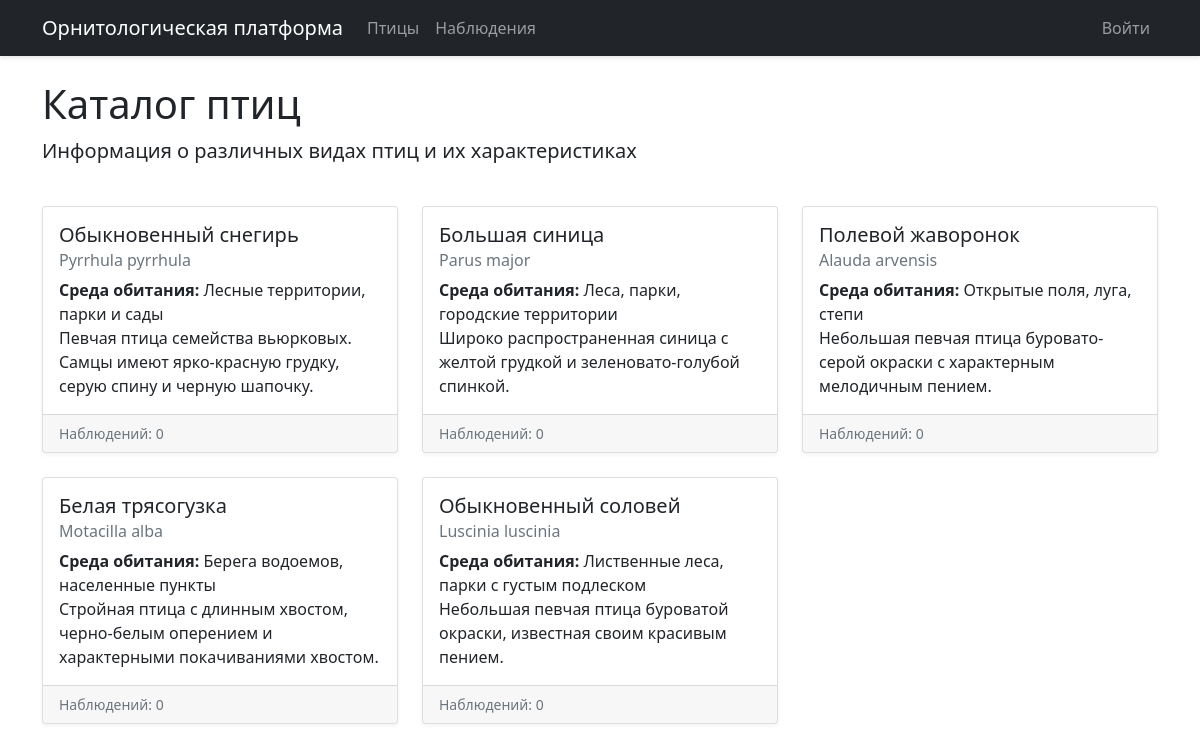
The app's page /birds with its own data.
### app.py (models this page shows)
class Bird(db.Model):
    id = db.Column(db.Integer, primary_key=True)
    species = db.Column(db.String(100), nullable=False)
    scientific_name = db.Column(db.String(100), nullable=False)
    description = db.Column(db.Text)
    habitat = db.Column(db.String(100))
    observations = db.relationship('Observation', backref='bird', lazy=True)

### app.py (the view)
@app.route('/birds')
def birds():
    birds = Bird.query.all()
    return render_template('birds.html', birds=birds)

### templates/birds.html (shortened to what this page needs)
{% extends "base.html" %}
{% block content %}
<div class="row mb-4">
    <div class="col">
        <h1>Каталог птиц</h1>
        <p class="lead">Информация о различных видах птиц и их характеристиках</p>
    </div>
</div>
<div class="row">
    {% for bird in birds %}
    <div class="col-md-4 mb-4">
        <div class="card h-100">
            <div class="card-body">
                <h5 class="card-title">{{ bird.species }}</h5>
                <h6 class="card-subtitle mb-2 text-muted">{{ bird.scientific_name }}</h6>
                <p class="card-text">
                    <strong>Среда обитания:</strong> {{ bird.habitat }}<br>
                    {{ bird.description[:150] }}{% if bird.description|length > 150 %}...{% endif %}
                </p>
            </div>
            <div class="card-footer">
                <div class="d-flex justify-content-between align-items-center">
                    <small class="text-muted">Наблюдений: {{ bird.observations|length }}</small>
                </div>
            </div>
        </div>
    </div>
    {% else %}
    <div class="col">
        <div class="alert alert-info">
            В базе данных пока нет информации о птицах.
        </div>
    </div>
    {% endfor %}
</div>
{% endblock %}

### templates/base.html (shortened to what this page needs)
<!DOCTYPE html>
<html lang="ru">
<head>
    <link rel="stylesheet" href="{{ url_for('static', filename='css/style.css') }}">
    <link href="https://cdn.jsdelivr.net/npm/bootstrap@5.1.3/dist/css/bootstrap.min.css" rel="stylesheet">
</head>
<body>
    <nav class="navbar navbar-expand-lg navbar-dark bg-dark">
        <div class="container">
            <a class="navbar-brand" href="{{ url_for('index') }}">Орнитологическая платформа</a>
            <div class="collapse navbar-collapse" id="navbarNav">
                <ul class="navbar-nav me-auto">
                    <li class="nav-item">
                        <a class="nav-link" href="{{ url_for('birds') }}">Птицы</a>
                    </li>
                    <li class="nav-item">
                        <a class="nav-link" href="{{ url_for('observations') }}">Наблюдения</a>
                    </li>
                </ul>
                <ul class="navbar-nav">
                    {% if current_user.is_authenticated %}
                    <li class="nav-item">
                        <a class="nav-link" href="{{ url_for('logout') }}">Выйти</a>
                    </li>
                    {% else %}
                    <li class="nav-item">
                        <a class="nav-link" href="{{ url_for('login') }}">Войти</a>
                    </li>
                    {% endif %}
                </ul>
            </div>
        </div>
    </nav>
    <div class="container mt-4">
        {% block content %}{% endblock %}
    </div>
</body>
</html>

### static/css/style.css (style rules this page uses)
body { background-color: #f8f9fa; }
.navbar { box-shadow: 0 2px 4px rgba(0, 0, 0, 0.1); }
.card { box-shadow: 0 2px 4px rgba(0, 0, 0, 0.05); transition: transform 0.2s ease-in-out; }
.text-muted { color: #6c757d !important; }
.mb-4 { margin-bottom: 1.5rem !important; }

### records on screen
Bird: species "Обыкновенный снегирь", scientific_name "Pyrrhula pyrrhula", habitat "Лесные территории, парки и сады", description "Певчая птица семейства вьюрковых. Самцы имеют ярко-красную грудку, серую спину и черную шапочку.", observations|length "0"
Bird: species "Большая синица", scientific_name "Parus major", habitat "Леса, парки, городские территории", description "Широко распространенная синица с желтой грудкой и зеленовато-голубой спинкой.", observations|length "0"
Bird: species "Полевой жаворонок", scientific_name "Alauda arvensis", habitat "Открытые поля, луга, степи", description "Небольшая певчая птица буровато-серой окраски с характерным мелодичным пением.", observations|length "0"
Bird: species "Белая трясогузка", scientific_name "Motacilla alba", habitat "Берега водоемов, населенные пункты", description "Стройная птица с длинным хвостом, черно-белым оперением и характерными покачиваниями хвостом.", observations|length "0"
Bird: species "Обыкновенный соловей", scientific_name "Luscinia luscinia", habitat "Лиственные леса, парки с густым подлеском", description "Небольшая певчая птица буроватой окраски, известная своим красивым пением.", observations|length "0"
